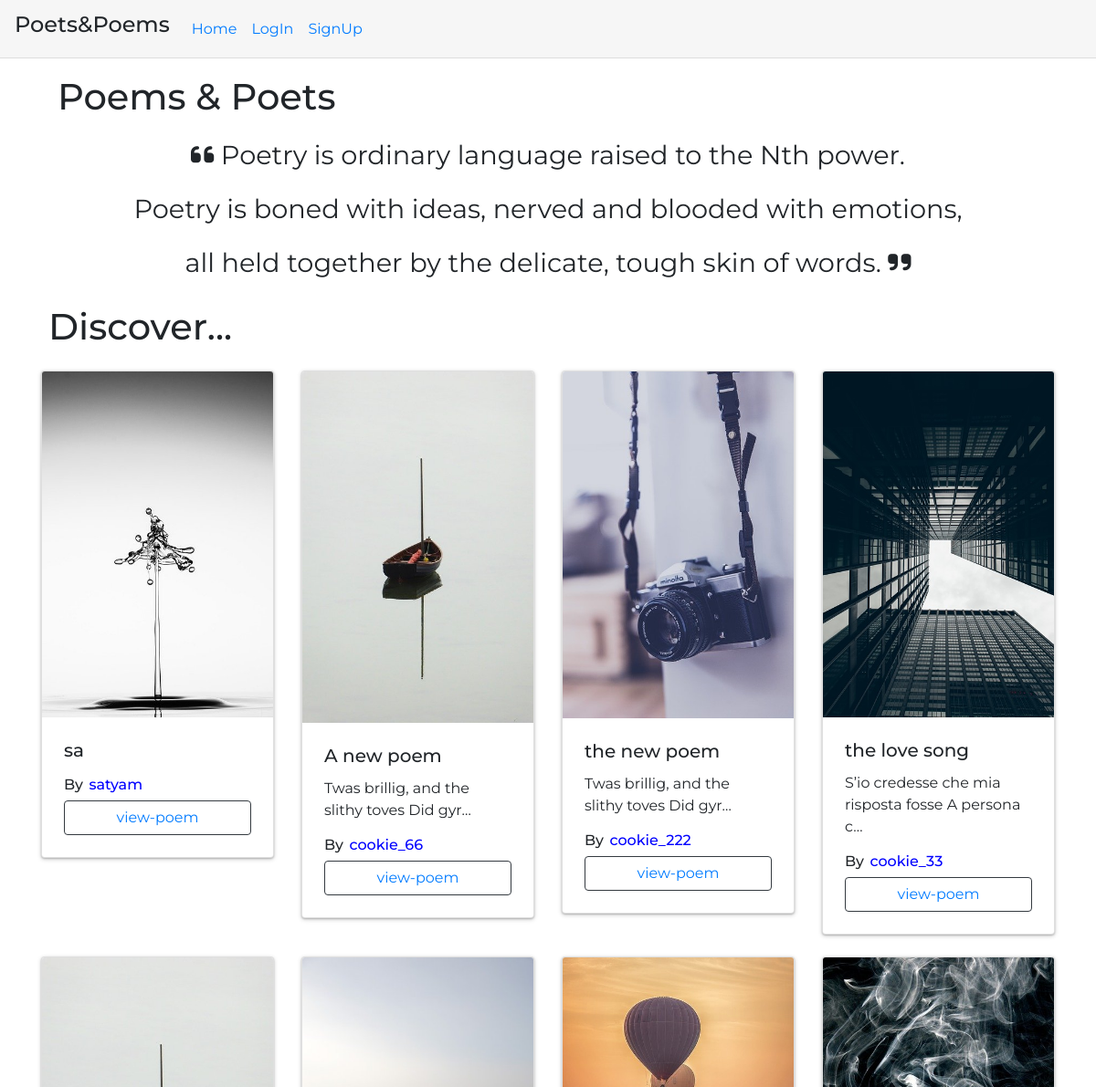
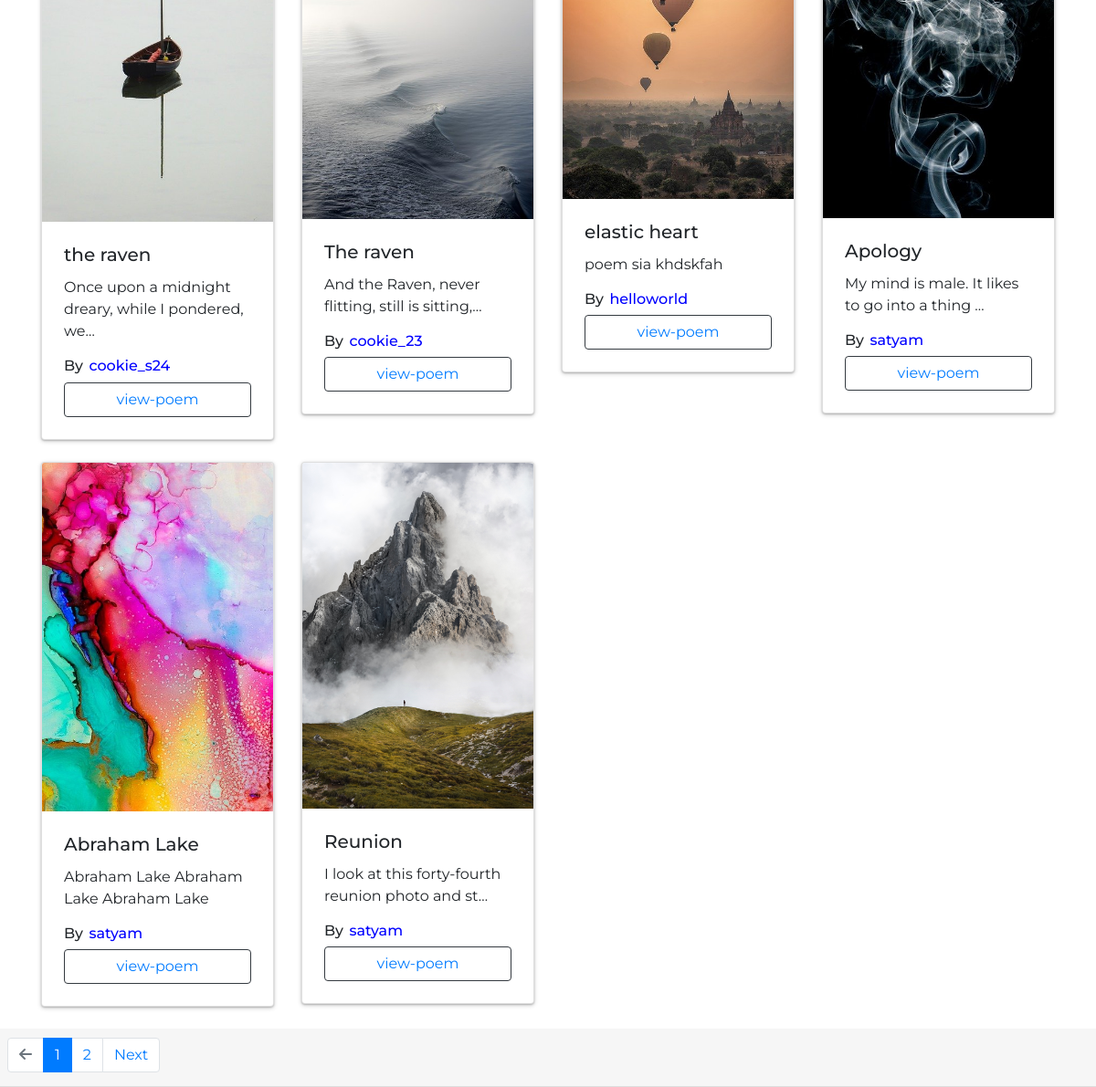
The page / on the database its author committed (2 pictures, top to bottom).
### poems/models.py (models this page shows)
class Poem(models.Model):
    user = models.ForeignKey(User,on_delete=models.CASCADE,related_name='poems')
    title = models.CharField(blank=True,default='The Untitled Poem',max_length=30)
    discription = models.TextField(blank=True)
    content = models.TextField()
    cover_image =  models.ImageField(upload_to='images/',default='images/stock.jpg')
    published = models.BooleanField(default=False)
    created_on =  models.DateTimeField(auto_now_add=True)

class User(AbstractUser):
    pass

### poems/views.py (the view)
# urls.py: path("", views.index, name="index"),
def index(request):
    all_poems = Poem.objects.all().filter(published=True).order_by('-created_on')
    return render(request,"poems/index.html",{'posts':pignate(request,all_poems)})

### poems/views.py (called while the page is built)
def pignate(request,posts):
    page = request.GET.get('page',1)
    paginator = Paginator(posts,10)
    try:
        post_page = paginator.page(page)
    except PageNotAnInteger:
        post_page  = paginator.page(1)
    except EmptyPage:
        post_page = paginator.page(paginator.num_pages)
    return post_page

### poems/templates/poems/index.html (shortened to what this page needs)
{% extends "poems/layout.html" %}
{% block body %}
    <div class="container-xl container-lg container-md container-sm">
        <div class="m-2">
            <h1  class='Header'style="padding: 10px;">Poems & Poets</h1>
        </div>
        <div class="quote-Wrapper m-2 text-center">
            <p>
                <i class="fas fa-quote-left"></i>
                Poetry is ordinary language raised to the Nth power.
            </p>
            <p>
                Poetry is boned with ideas, nerved and blooded with emotions,
            </p>
            <p>
                all held together by the delicate, tough skin of words.
                <i class="fas fa-quote-right"></i>
            </p>
        </div>
        <div class="m-2 py-2">
            <h1>Discover...</h1>
        </div>
            <div class="row row-cols-2 row-cols-md-3  row-cols-lg-4">
            {% for i in posts %}
                <div class="col mb-4">
                <div class="card">
                <img src="{{i.cover_image.url}}" class="card-img-top" alt="...">
                <div class="card-body">
                  <h5 class="card-title">{{i.title}}</h5>
                  <p class="card-text">{{i.discription|truncatechars:50 }}</p>
                  <h6 class="m">By <a style='text-decoration: none; color: blue;padding:2px;' href="{% url 'profile' i.user.pk %}">{{i.user.username}}</a></h6>
                  <button class="btn btn-outline-dark  btn-block"><a href="{% url 'poem_view' i.pk %}" >view-poem</a></button>
                </div>
                </div>
              </div>
            {% empty %}
            <h4>Its empty here!</h4>
            {% endfor %}
        </div>
    </div>
    <nav style="padding-top: 10px;">
        <ul class="pagination">
        {% if posts.has_previous %}
            <li class="page-item">
                <a href ="?page={{ posts.previous_page_number}}" class="page-link">Previous</a>
            </li>
        {% else %}
            <li class="page-item disabled">
                <span class="page-link"><i class="fas fa-arrow-left"></i></span>
            </li>
        {% endif %}
        {% for i in posts.paginator.page_range %}
            {% if i == posts.number %}
                <li class="page-item active">
                <span class="page-link">
                  {{ i }}
                </span>
                </li>
            {% else %}
                <li class="page-item"><a class="page-link" href="?page={{ i }}">{{ i }}</a></li>
            {% endif %}
        {% endfor %}
        {% if posts.has_next %}
            <li class="page-item">
                <a href ="?page={{ posts.next_page_number }}" class="page-link">Next</a>
            </li>
        {% else %}
            <li class="page-item disabled">
                <span class="page-link"><i class="fas fa-arrow-right"></i></span>
            </li>
        {% endif %}
        </ul>
    </nav>
{% endblock %}

### poems/static/poems/styles.css (style rules this page uses)
nav { font-family: 'Montserrat', sans-serif; border-bottom: 1px solid #ddd; padding: 0.5em; height: 8vh; background-color: #F6F6F6; }
.Header { font-family: 'Montserrat', sans-serif; padding: 1.5em; }
.quote-Wrapper { font-family: 'Montserrat', sans-serif !important; font-size: 1.8rem; }
.card { box-shadow: 0 1px 2px 0 rgba(0, 0, 0, 0.2), 0 1.5px 5px 0 rgba(0, 0, 0, 0.19); }
.card-body { padding: 1.5rem; }
body { font-family: 'Montserrat', sans-serif; }

### rows shown on the page
Poem: cover_image (picture), title "sa", user.username "satyam"
Poem: cover_image (picture), title "A new poem", discription "Twas brillig, and the slithy toves Did gyr…", user.username "cookie_66"
Poem: cover_image (picture), title "the new poem", discription "Twas brillig, and the slithy toves Did gyr…", user.username "cookie_222"
Poem: cover_image (picture), title "the love song", discription "S’io credesse che mia risposta fosse A persona c…", user.username "cookie_33"
Poem: cover_image (picture), title "the raven", discription "Once upon a midnight dreary, while I pondered, we…", user.username "cookie_s24"
Poem: cover_image (picture), title "The raven", discription "And the Raven, never flitting, still is sitting,…", user.username "cookie_23"
Poem: cover_image (picture), title "elastic heart", discription "poem sia khdskfah", user.username "helloworld"
Poem: cover_image (picture), title "Apology", discription "My mind is male. It likes to go into a thing …", user.username "satyam"
Poem: cover_image (picture), title "Abraham Lake", discription "Abraham Lake Abraham Lake Abraham Lake", user.username "satyam"
Poem: cover_image (picture), title "Reunion", discription "I look at this forty-fourth reunion photo and st…", user.username "satyam"

### other values the page prints
{{ i }} "1"
{{ i }} "2"
